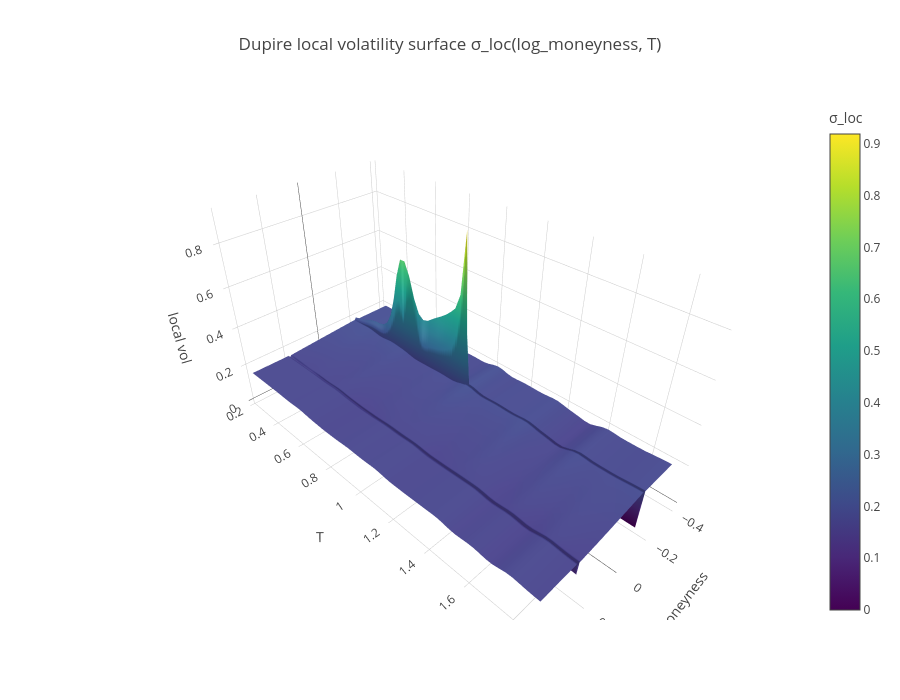

The notebook cell saved with this chart:
### Code cell
import plotly.graph_objects as go

fig = go.Figure()
fig.add_surface(x=LM, y=T, z=local_vol, colorscale="Viridis", colorbar=dict(title="σ_loc"))
fig.update_layout(
    title="Dupire local volatility surface σ_loc(log_moneyness, T)",
    scene=dict(xaxis_title="log_moneyness", yaxis_title="T", zaxis_title="local vol"),
    width=900, height=700
)
fig.show()
